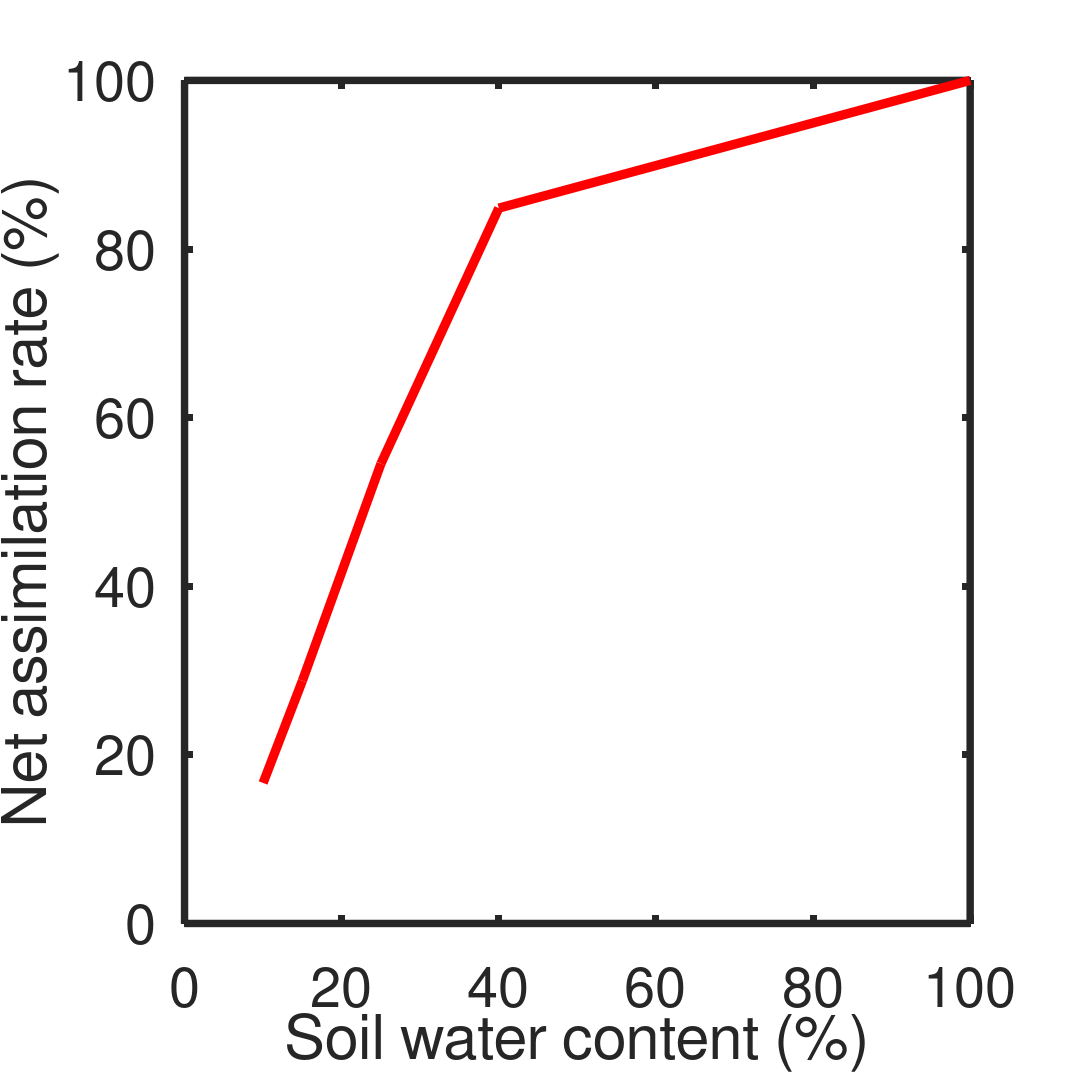
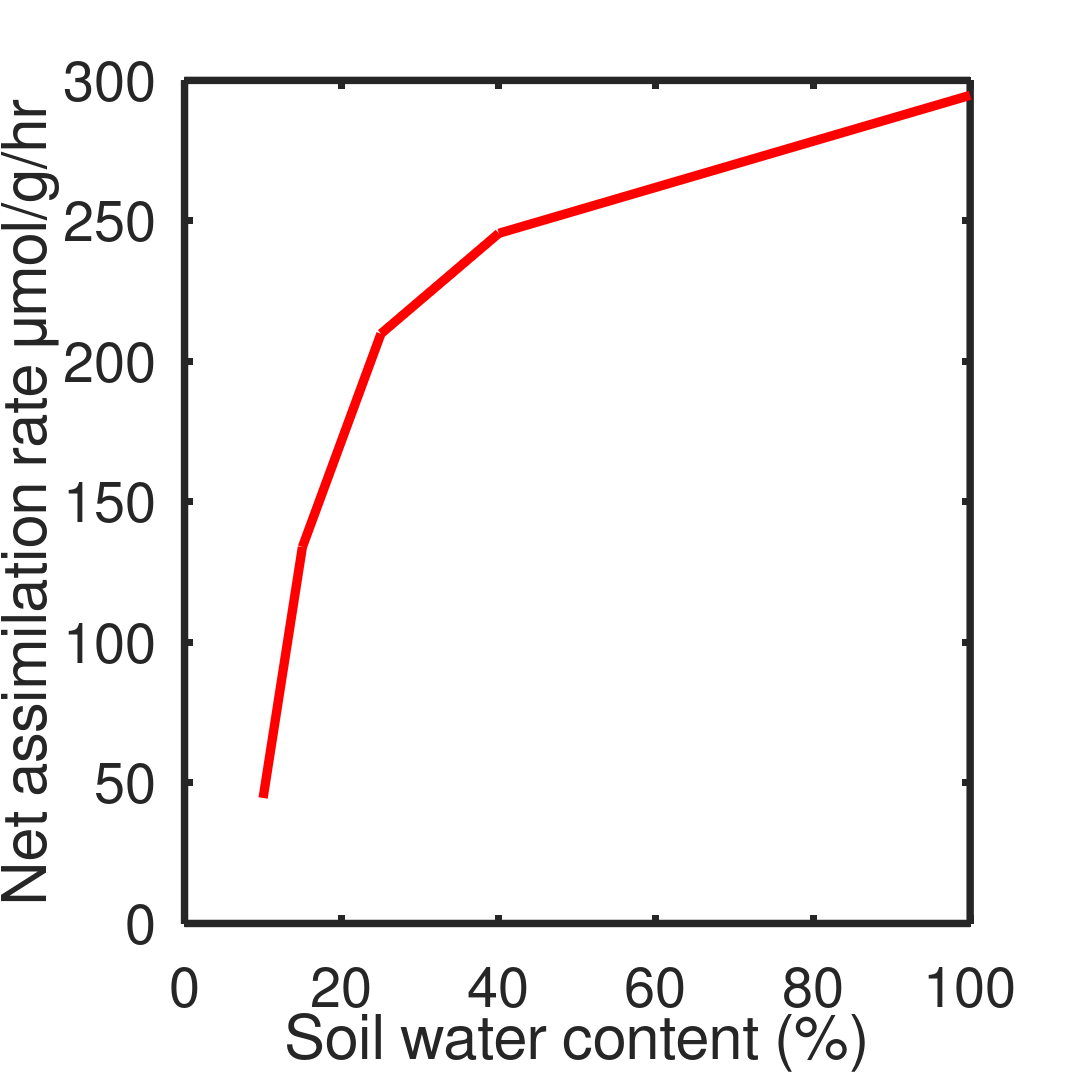

MATLAB code to generate these figures, in order:
%% net CO2 uptake vs SWC taken from ogbaga et al., 2014 physiologia plantarum
clear
close all
co2=[ 13.75 11.75 7.5 2.5]
%swc=[ 100 40 25 15 10]
swc=[10 15 25 40 100]

full=16.5;

dec=abs((co2-full)/full)

doo=1-dec
doodoo=vertcat((dec')*100,100)
moon=doo*294.6979;
lolo=vertcat(moon',294.6979)
%popo=[53 159.1 249.2 291.7 350]
popo=[44.6512 133.9536 209.8606 245.5816 294.6979]
  
%drip=[40 270]
%soo=[10 100]
%po=10:20:270
 figure(1)            
            plot(swc,(doodoo),'color','r','LineWidth',10);
           % plot(soo,drip,'color','k','LineWidth',4);
          %  legend('data','v2','v3' ,'Location','Best');
            xlabel('Soil water content (%)','FontSize',60)
            ylabel('Net assimilation rate (%)','FontSize',60)
              set(gca,'LineWidth',8,'FontSize',60)
                           set(gcf, 'PaperUnits', 'inches'); 

                             x_width=16 ;y_width=16;
set(gcf, 'PaperPosition', [0 0 x_width y_width]);
  print('co2perc_vs_SWC','-djpeg','-loose');
  figure(2)            
            plot(swc,sort(lolo),'color','r','LineWidth',10);
            %hold on, drawnow 
           % plot(swc,popo,'color','k','LineWidth',10);
             hold on, drawnow 
           % plot(soo,drip,'color','k','LineWidth',4);
           % legend('data','Location','Best');
            xlabel('Soil water content (%)','FontSize',60)
            ylabel('Net assimilation rate {\mu}mol/g/hr','FontSize',60)
              set(gca,'LineWidth',8,'FontSize',60)
                           set(gcf, 'PaperUnits', 'inches'); 

                             x_width=16 ;y_width=16;
set(gcf, 'PaperPosition', [0 0 x_width y_width]);
  print('co2_vs_SWC','-djpeg','-loose');
